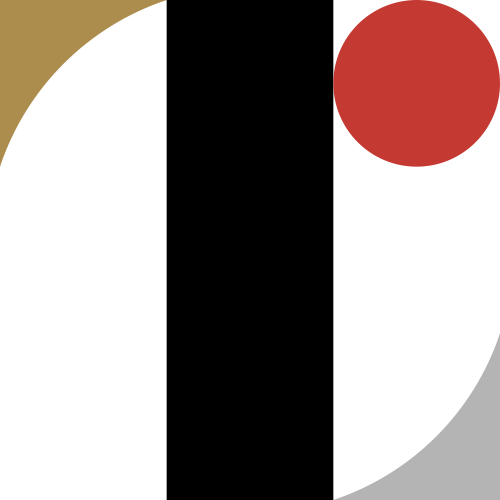
Frame 1 (no input)
Frame 60 (the mouse pressed at the canvas centre just before this capture): identical to frame 1, image omitted
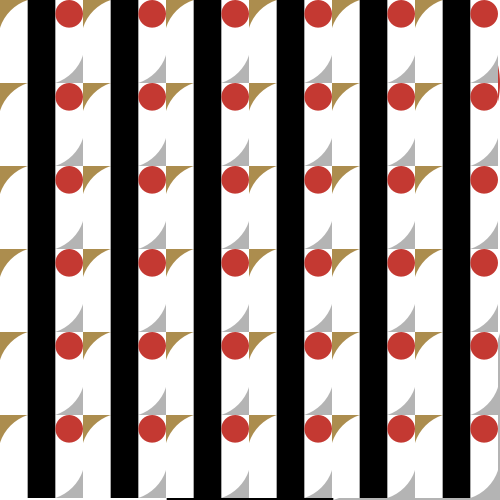
Frame 120 (the mouse held since frame 60 and released just before this capture)

The Processing sketch that drew these frames (run headless with seeded random() and noise(); from frame 60 on, the mouse is pressed at the canvas centre):

// Processing sketch: p04LogoLoop3
// ── p04LogoLoop3.pde
/*
 * Tokyo 2020 Emblem
 * modified by Tatsuo Sugimoto
 * based on by Akihiro Kubota
 */

// 最初に1回実行される関数
void setup() {
  // ウィンドウのサイズ
  size(500, 500);
  // 背景色
  background(220);
}

// 実行中繰り返し実行される関数
void draw() {
  int num = int(map(mouseX, 0, width, 1, 11));
  float logoSize = width / num;
  // ロゴを描く
  for (int i = 0; i < num; i++) {
    for (int j = 0; j < num; j++) {
      logo(i * logoSize, j * logoSize, logoSize, logoSize);
    }
  }
}

// ロゴを描く関数（自作）
void logo(float x, float y, float w, float h) {
  noStroke();
  
  fill(255); // White
  rect(x, y, w, h);
  
  float uw = w / 3.0;
  float uh = h / 3.0;
  
  fill(172, 141, 78); // Gold
  rect(x, y, uw, uh);
  
  fill(180); // Silver
  rect(x + uw * 2, y + uh * 2, uw, uh);

  float r = dist(uw, 0, w / 2.0, h / 2.0);
  println(r);
  
  fill(255); // White
  arc(x + w / 2.0, y + h / 2.0, r * 2, r * 2, atan2(-uh / 2.0, - w / 2.0), atan2(- h / 2.0, - uw / 2.0));
  arc(x + w / 2.0, y + h / 2.0, r * 2, r * 2, atan2(uh /2.0, w / 2.0), atan2(h / 2.0, uw / 2.0));
  
  fill(0); // Black
  rect(x + uw, y, uw, h);
  
  fill(196, 57, 50); // Red
  ellipse(x + uw * 2.5, y + uh / 2.0, uw, uh);
}
